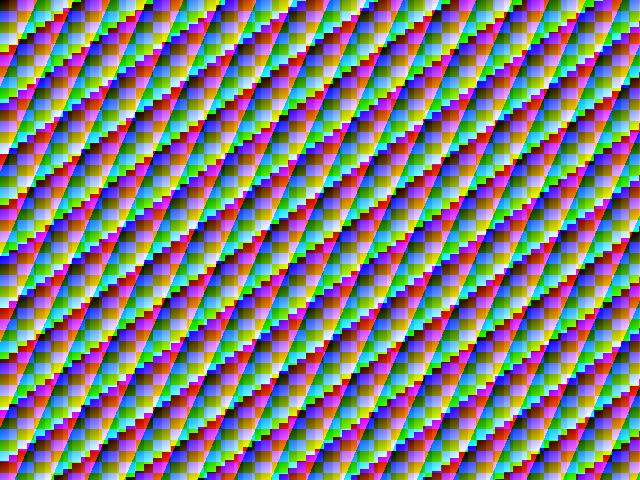
#> input picture transfer/hps_preprocess_fixtures/jpeg_landscape.jpg, 640 x 480 px
$ python -i hps_camera_live.py   (imports and definitions only)
#> lines starting #> are read from the running program, lines starting #| are printed output that depends on the picture
#> further down, picture is the input picture: PIL image 640x480 RGB; mean R, G, B 127.5, 127.5, 127.5
#!/usr/bin/env python3
"""Windows viewer: HPS USB capture + persistent HPS ncnn runner over SSH.

Windows performs Pillow RGB preprocessing and display, never model inference.
See docs/persistent_camera_demo.md. Hardware validation is still required.
"""
import argparse
import csv
import struct
import getpass
import io
import shlex
import threading
import time
from pathlib import Path

import numpy as np
from PIL import Image


def preprocess(image):
    image = image.convert('RGB')
    w, h = image.size
#> w = 640; h = 480
    size = (256, int(256 * h / w)) if w <= h else (int(256 * w / h), 256)
#> size = (341, 256)
    image = image.resize(size, Image.Resampling.BICUBIC)
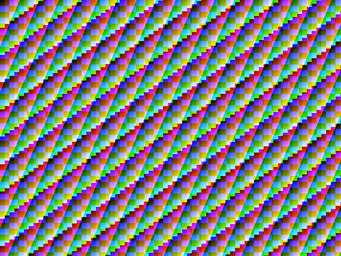
#> image: PIL image 341x256 RGB; mean R, G, B 127.5, 127.5, 127.5
    left, top = round((size[0] - 224) / 2), round((size[1] - 224) / 2)
#> left = 58; top = 16
    crop = image.crop((left, top, left + 224, top + 224))
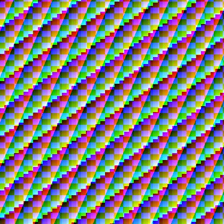
#> crop: PIL image 224x224 RGB; mean R, G, B 127.5, 127.4, 127.5
    x = np.asarray(crop, dtype=np.float32).transpose(2, 0, 1) / np.float32(255)
    x = (x - np.array([.485, .456, .406], dtype=np.float32)[:, None, None])
    x /= np.array([.229, .224, .225], dtype=np.float32)[:, None, None]
    return crop, x.astype('<f4').tobytes()


class PersistentSession:
    """One request in flight. Drain diagnostics and enforce whole-operation deadlines."""
    # [63 lines left out: functions __init__, diagnostics, receive, ready, predict, not called in this run]


def runner_command(args):
    return 'exec ' + ' '.join(map(shlex.quote, [args.runner, args.param, args.model,
        str(args.threads), args.input_blob, args.output_blob, args.precision]))


# [233 lines left out: function main, not called in this run]


# [2 lines not run here, left out]

>>> from PIL import Image
>>> picture = Image.open('../transfer/hps_preprocess_fixtures/jpeg_landscape.jpg')
>>> result = preprocess(picture)

$ run again, on transfer/hps_preprocess_fixtures/portrait.png
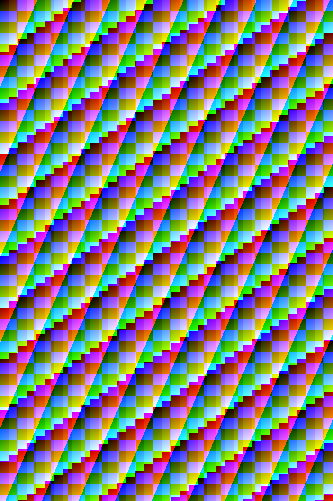
#> input picture transfer/hps_preprocess_fixtures/portrait.png, 333 x 501 px
#> picture is the input picture: PIL image 333x501 RGB; mean R, G, B 127.5, 127.5, 127.5
#> in preprocess, `image = image.resize(size, Image.Resampling.BICUBIC)`:
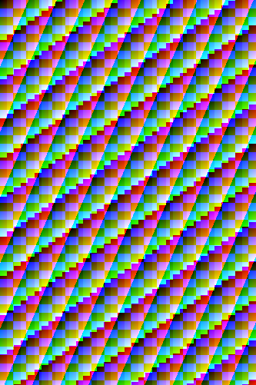
#> image: PIL image 256x385 RGB; mean R, G, B 127.5, 127.5, 127.5
#> in preprocess, `crop = image.crop((left, top, left + 224, top + 224))`:
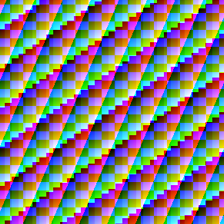
#> crop: PIL image 224x224 RGB; mean R, G, B 127.5, 127.5, 127.4
